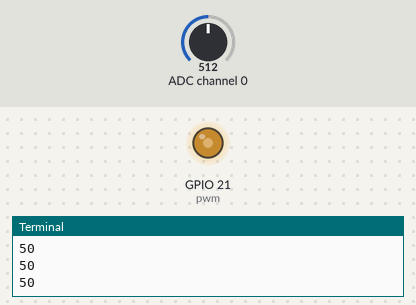
Bench run of a program on a simulated Raspberry Pi (BCM pin numbers). Shown: output pins drawn as LEDs (lit = HIGH), the last lines printed to the terminal. The test bench sets the inputs (shaded band); at power-on: ADC channel 0 = 512 (analog values on the 0–1023 scale).

Above: at 1.2 s.
1.3 s: ADC channel 0 set to 716
At 1.9 s:
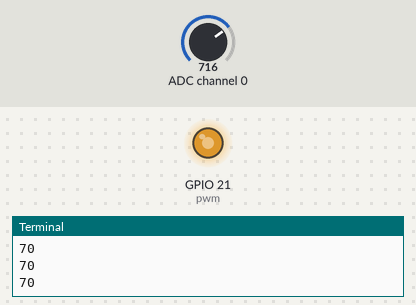
2.9 s: ADC channel 0 set to 900
At 4.2 s:
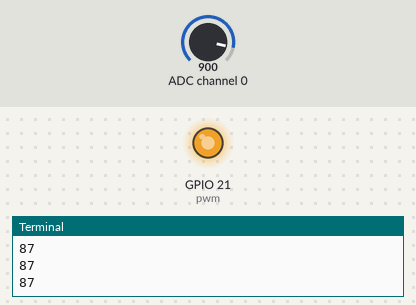
4.5 s: ADC channel 0 set to 122
At 5.8 s:
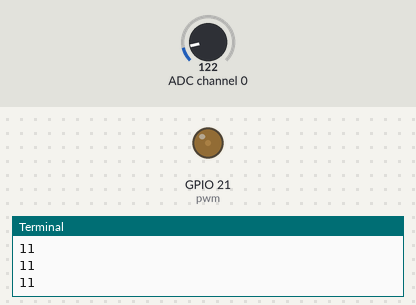
6.1 s: ADC channel 0 set to 0
At 7.1 s:
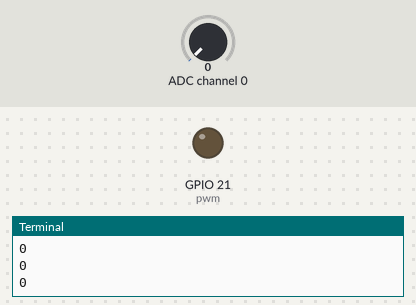
Timing chart, 0 to 8.7 s (numbered marks = the images above; inputs shaded):
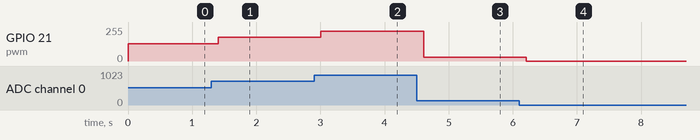

The program:

ldr.py
```python
import RPi.GPIO as GPIO
from gpiozero import MCP3008
from time import sleep

GPIO.setmode(GPIO.BCM)
GPIO.setup(21, GPIO.OUT)
pwm = GPIO.PWM(21, 100)

print("\nVajuta Ctrl+C et väljuda \n")
pwm.start(0)
divider = MCP3008(0)
try:
    while True:
        print(int(divider.value * 100))
        pwm.ChangeDutyCycle(int(divider.value * 100))
        sleep(0.2)
except KeyboardInterrupt:
    print("Ctrl+C vajutatud - väljun programmist")
pwm.stop()
GPIO.cleanup()
```

Measured:
- after the input at 1.3 s, GPIO 21 (pwm): 128/255 → 179/255 after 0.10 s
- after the input at 2.9 s, GPIO 21 (pwm): 179/255 → 222/255 after 0.11 s
- after the input at 4.5 s, GPIO 21 (pwm): 222/255 → 28/255 after 0.11 s
- after the input at 6.1 s, GPIO 21 (pwm): 28/255 → 0/255 after 0.11 s
